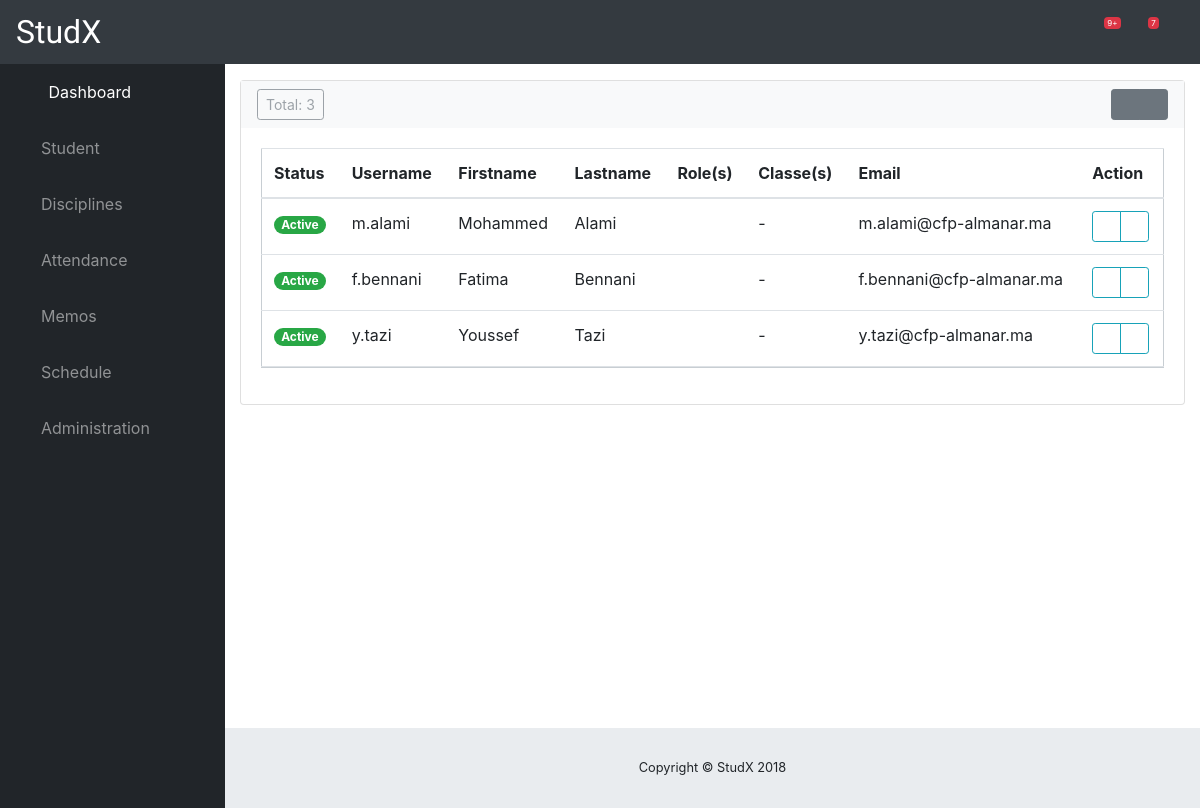
The page /user/list/ (signed in) on the database its author committed.
### user/models.py (models this page shows, shortened)
class User(AbstractUser):
	__tablename__ = 'User'
	role = models.PositiveSmallIntegerField(choices=ROLE_CHOICES, null=True, blank=True)
	classe_ownership = models.ManyToManyField(to='configuration.Classes', related_name='owner_classe', through='ClasseOwnership', blank=True)
	subject = models.ManyToManyField(to='configuration.Subjects', related_name='subjects_taught', blank=True)

### user/views.py (the view)
# urls.py: path('list/', views.user_list, name='user_list'),
@login_required
def user_list(request):
	user_list = User.objects.all().exclude(is_superuser=True)
	variables = {
		'user_list': user_list,
	}
	template = 'user/user_list.html'
	return render(request, template, variables)

### user/templates/user/user_list.html (shortened to what this page needs)
{% extends 'dashboard_base.html' %}
{% load static i18n %}
{% block content %}
<div class="card">
{% include 'user/user_list_filter.html' %}
	<div class="card-body">
	{% if user_list %}
		<table class="table table-responsive-sm table-hover table-outline" id="UserdataTable" cellspacing="0">
			<thead>
				<tr>
					<th>{% trans "Status" %}</th>
					<th>{% trans "Username" %}</th>
					<th>{% trans "Firstname" %}</th>
					<th>{% trans "Lastname" %}</th>
					<th>{% trans "Role(s)" %}</th>
					<th>{% trans "Classe(s)" %}</th>
					<th>{% trans "Email" %}</th>
					<th class="nosort">Action</th>
				</tr>
			</thead>
			<tbody>
			{% for user in user_list %}
				{% include 'user/user_item_list.html' %}
			{% endfor %}
			</tbody>
		</table>
	{% else %}
		{% trans "No result" %}
	{% endif %}
	</div>
</div>
{% endblock %}

### templates/dashboard_base.html (shortened to what this page needs)
{% load static from staticfiles %}
{% load i18n %}
<!DOCTYPE html>
<html lang="en">
  <head>
	<link rel="stylesheet" href="{% static 'vendor/bootstrap-select-1.13.2/dist/css/bootstrap-select.min.css' %}">
    <link href="{% static 'vendor/bootstrap/css/bootstrap.min.css' %}" rel="stylesheet">
    <link href="{% static 'vendor/fontawesome-free/css/all.min.css' %}" rel="stylesheet" type="text/css">
    <link href="{% static 'vendor/datatables/dataTables.bootstrap4.css' %}" rel="stylesheet">
    <link href="{% static 'css/sb-admin.css' %}" rel="stylesheet">
    <link href="{% static 'css/MyStyle.css' %}" rel="stylesheet">
  </head>
  <body id="page-top">
    <nav class="navbar navbar-expand navbar-dark bg-dark static-top">
      <a class="navbar-brand mr-1" id="MyBrand" href="{% url 'dashboard:dashboard' %}">StudX</a>
      <button class="btn btn-link btn-sm text-white order-1 order-sm-0" id="sidebarToggle" href="#">
        <i class="fas fa-bars"></i>
      </button>
      <ul class="navbar-nav ml-auto ml-md-0">
		<li class="nav-item dropdown no-arrow mx-1">
          <a class="nav-link dropdown-toggle" href="#" id="shortcutsDropdown" role="button" data-toggle="dropdown" aria-haspopup="true" aria-expanded="false">
            <i class="fas fa-th-large"></i>
          </a>
        </li>
        <li class="nav-item dropdown no-arrow mx-1">
          <a class="nav-link dropdown-toggle" href="#" id="alertsDropdown" role="button" data-toggle="dropdown" aria-haspopup="true" aria-expanded="false">
            <i class="fas fa-bell fa-fw"></i>
            <span class="badge badge-danger">9+</span>
          </a>
        </li>
        <li class="nav-item dropdown no-arrow mx-1">
          <a class="nav-link dropdown-toggle" href="#" id="messagesDropdown" role="button" data-toggle="dropdown" aria-haspopup="true" aria-expanded="false">
            <i class="fas fa-envelope fa-fw"></i>
            <span class="badge badge-danger">7</span>
          </a>
        </li>
        <li class="nav-item dropdown no-arrow">
          <a class="nav-link dropdown-toggle" href="#" id="userDropdown" role="button" data-toggle="dropdown" aria-haspopup="true" aria-expanded="false">
            <i class="fas fa-user-circle fa-fw"></i>
          </a>
        </li>
      </ul>
    </nav>
    <div id="wrapper">
		{% include 'dashboard_menu.html' %}
      <div id="content-wrapper">
        <div class="container-fluid">
			{% block content %}{% endblock content %}
        </div>
        <footer class="sticky-footer">
          <div class="container my-auto">
            <div class="copyright text-center my-auto">
              <span>Copyright © StudX 2018</span>
            </div>
          </div>
        </footer>
      </div>
    </div>
  </body>
</html>

### templates/dashboard_menu.html (shortened to what this page needs)
{% load i18n %}
<ul class="sidebar navbar-nav">
	<li class="nav-item active">
		<a class="nav-link" href="{% url 'dashboard:dashboard' %}">
			<i class="nav-icon fas fa-fw fa-tachometer-alt"></i>
			<span>Dashboard</span>
		</a>
	</li>
	<li class="nav-item">
		<a class="nav-link" href="{% url 'student:student_list' %}">
			<i class=" nav-icon fas fa-address-card"></i>
			<span>{% trans "Student" %}</span>
		</a>
	</li>
	<li class="nav-item dropdown">
		<a class="nav-link dropdown-toggle" href="#" id="disciplinesDropdown" role="button" data-toggle="dropdown" aria-haspopup="true" aria-expanded="false">
			<i class="nav-icon fas fa-user-times"></i>
			<span>Disciplines</span>
		</a>
	</li>
	<li class="nav-item dropdown">
		<a class="nav-link dropdown-toggle" href="#" id="attendanceDropdown" role="button" data-toggle="dropdown" aria-haspopup="true" aria-expanded="false">
			<i class="nav-icon fas fa-user-clock"></i>
			<span>{% trans "Attendance" %}</span>
		</a>
	</li>
	<li class="nav-item dropdown">
		<a class="nav-link dropdown-toggle" href="#" id="communicationDropdown" role="button" data-toggle="dropdown" aria-haspopup="true" aria-expanded="false">
			<i class="nav-icon fas fa-bullhorn"></i>
			<span>{% trans "Memos" %}</span>
		</a>
	</li>
	<li class="nav-item">
		<a class="nav-link" href="{% url 'schedule:schedule_main' %}">
			<i class=" nav-icon fas fa-calendar-alt"></i>
			<span>{% trans "Schedule" %}</span>
		</a>
	</li>
	{% if perms.user or perms.configuration %}
		<li class="nav-item dropdown">
			<a class="nav-link dropdown-toggle" href="#" id="adminDropdown" role="button" data-toggle="dropdown" aria-haspopup="true" aria-expanded="false">
				<i class="nav-icon fas fa-life-ring"></i>
				<span>{% trans "Administration" %}</span>
			</a>
		</li>
	{% endif %}
</ul>

### user/templates/user/user_list_filter.html
{% load i18n %}
<nav class="navbar navbar-light bg-light justify-content-between">
	<div class="btn-group" role="group" aria-label="First group">
		<button type="button" class="btn btn-sm btn-outline-secondary" disabled>Total: {{ user_list|length }}</button>
	</div>
	<div class="btn-group float-right" role="group">
	{% if perms.user.add_user %}
		<a class="btn btn-secondary btn-sm" href="{% url 'user:create_user' %}"><i class="fa fa-plus" aria-hidden="true"></i></a>
	{% endif %}
		<a class="btn btn-sm btn-secondary" href="#"><i class="fas fa-flag"></i></a>
	</div>
</nav>

### user/templates/user/user_item_list.html (shortened to what this page needs)
{% load i18n %}
<tr>
	<td>
		{% if user.is_active %}
			<span class="badge badge-pill badge-success">{% trans "Active" %}</span>
		{% else %}
			<span class="badge badge-pill badge-danger">{% trans "Inactive" %}</span>
		{% endif %}
	</td>
	<td>{{ user.username }}</td>
	<td>{{ user.first_name }}</td>
	<td>{{ user.last_name }}</td>
	<td>{% for group in user.groups.all %}{{ group }}{% endfor %}</td>
	<td>
		{% if user.classe_ownership.all %}
			{% for classe in user.classe_ownership.all %}
				<span class="badge badge-info">{{ classe}}</span>
			{% endfor %}
		{% else %} -
		{% endif %}
	</td>
	<td>{{ user.email }}</td>
	<td class="actions align-middle">
		<div class="btn-group btn-group-sm" role="group">
		{% if perms.user.change_user %}
			<a class="btn btn-outline-info btn-sm" href="{% url 'user:edit_user' user.id %}"><i class="fas fa-pencil-alt"></i></a>
		{% endif %}
		{% if perms.user.delete_user %}
			<a class="btn btn-outline-info btn-sm" data-toggle="modal" data-target="#UserDeleteModal" href="#"><i class="fas fa-trash-alt"></i></a>
		{% endif %}
		</div>
	</td>
</tr>

### user/templates/user/user_delete_modal.html (shortened to what this page needs)
{% load i18n %}

### static/css/sb-admin.css (style rules this page uses)
html { position: relative; min-height: 100%; }
body { height: 100%; }
#wrapper { display: -webkit-box; display: -ms-flexbox; display: flex; }
#wrapper #content-wrapper { overflow-x: hidden; width: 100%; padding-top: 1rem; padding-bottom: 80px; }
.navbar-nav .nav-item.active .nav-link { color: #fff; }
.navbar-nav .nav-item.dropdown .dropdown-toggle::after { width: 1rem; text-align: center; float: right; vertical-align: 0; border: 0; font-weight: 900; content: '\f105'; font-family: 'Font Awesome 5 Free'; }
.navbar-nav .nav-item.dropdown.no-arrow .dropdown-toggle::after { display: none; }
.navbar-nav .nav-item .nav-link .badge { position: absolute; margin-left: 0.75rem; top: 0.3rem; font-weight: 400; font-size: 0.5rem; }
.sidebar { width: 90px !important; background-color: #212529; min-height: calc(100vh - 56px); }
.sidebar .nav-item:last-child { margin-bottom: 1rem; }
.sidebar .nav-item .nav-link { text-align: center; padding: 0.75rem 1rem; width: 90px; }
.sidebar .nav-item .nav-link span { font-size: 0.65rem; display: block; }
.sidebar .nav-item.dropdown .dropdown-toggle::after { display: none; }
.sidebar .nav-item .nav-link { color: rgba(255, 255, 255, 0.5); }
@media (min-width: 768px) { .sidebar { width: 225px !important; } }
@media (min-width: 768px) { .sidebar .nav-item .nav-link { display: block; width: 100%; text-align: left; padding: 1rem; width: 225px; } }
@media (min-width: 768px) { .sidebar .nav-item .nav-link span { font-size: 1rem; display: inline; } }
@media (min-width: 768px) { .sidebar .nav-item.dropdown .dropdown-toggle::after { display: block; } }
:root { --input-padding-x: 0.75rem; --input-padding-y: 0.75rem; }
footer.sticky-footer { display: -webkit-box; display: -ms-flexbox; display: flex; position: absolute; right: 0; bottom: 0; width: calc(100% - 90px); height: 80px; background-color: #e9ecef; }
footer.sticky-footer .copyright { line-height: 1; font-size: 0.8rem; }
@media (min-width: 768px) { footer.sticky-footer { width: calc(100% - 225px); } }

### static/css/MyStyle.css (style rules this page uses)
body { font-family: -apple-system,BlinkMacSystemFont,"Segoe UI",Roboto,"Helvetica Neue",Arial,sans-serif,"Apple Color Emoji","Segoe UI Emoji","Segoe UI Symbol","Noto Color Emoji"; }
#MyBrand { font-family: 'Nothing You Could Do', cursive; font-size: 2em; padding-right: 20px; padding-bottom: 0em; padding-top: 0em; }
a, a:hover, a:focus { color: #47bac1; text-decoration: none; transition: all 0.3s; }
.table-outline { border: 1px solid #c8ced3; }
.nav-link { display: block; padding: .5rem 1rem; }
.sidebar .nav-item .nav-link .nav-icon { margin: 0 .5rem 0 0; }

### rows shown on the page
User: username "m.alami", first_name "Mohammed", last_name "Alami", email "m.alami@cfp-almanar.ma"
User: username "f.bennani", first_name "Fatima", last_name "Bennani", email "f.bennani@cfp-almanar.ma"
User: username "y.tazi", first_name "Youssef", last_name "Tazi", email "y.tazi@cfp-almanar.ma"

### other values the page prints
{{ user_list|length }} "3"
